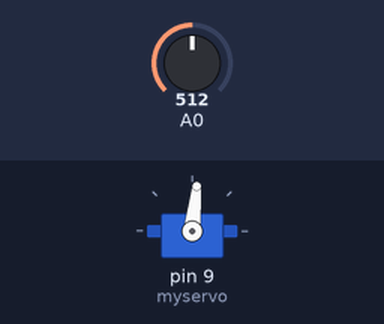
A sketch run on a simulated Arduino Uno, built with avr-gcc and run on an emulated ATmega328P. Parts: servo. The test bench sets the inputs (shaded band); at power-on: A0 = 512.

Above: at 1.2 s.
1.3 s: A0 set to 1023
At 2.5 s:
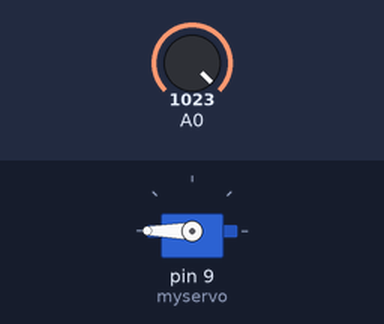
2.8 s: A0 set to 511
At 3.7 s:
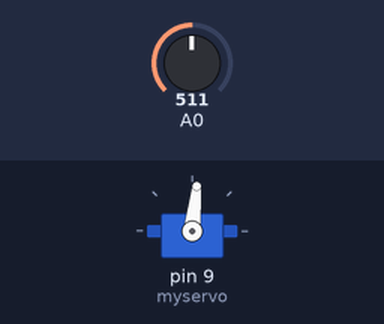
Timing chart, 0 to 5.8 s (numbered marks = the images above; inputs shaded):
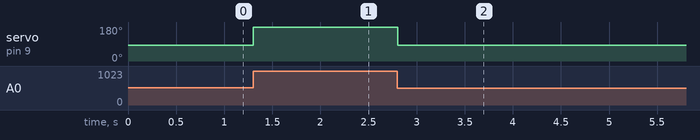

The sketch:

ArduinoProgramCode.ino
```cpp
/* READ ME
 * Timer Interrupt
 * See website explanation:
 * https://www.instructables.com/id/Arduino-Timer-Interrupts/
 */

// ================================================================
// ===           Libraries and global variable                  ===
// ================================================================
#include <Servo.h>      // arduino uses timer 1 for PWM interface
Servo myservo;          // create servo object to control a servo
#define FILTERSIZE 5

uint16_t data[FILTERSIZE];
boolean doFsrSample = false;    // activated by timer interrupt
boolean sendServoCmd = false;
uint16_t val = 5;


// ================================================================
// ===                          Setup                           ===
// ===============================================================
void setup() {
  Serial.begin(9600);
  myservo.attach(9);  // attaches the servo on pin 9 to the servo object

  cli();              // stop interrupts

  // TIMER 0 for interrupt frequency 320.5128205128205 Hz:
  TCCR0A = 0;         // set entire TCCR0A register to 0
  TCCR0B = 0;         // same for TCCR0B
  TCNT0  = 0;         // initialize counter value to 0

  // set compare match register for 2khz increments
  OCR0A = 194;        // = (16*10^6) / (2000*64) - 1 (must be <256)
  // turn on CTC mode
  TCCR0A |= (1 << WGM01);
  // Set CS02, CS01 and CS00 bits for 256 prescaler
  TCCR0B |= (1 << CS02) | (0 << CS01) | (0 << CS00);
  // enable timer compare interrupt
  TIMSK0 |= (1 << OCIE0A);

  sei();              // allow interrupts

}

// ================================================================
// ===                          Interrupt                       ===
// ================================================================

ISR(TIMER0_COMPA_vect){   //interrupt commands for TIMER 0 here
  doFsrSample = true;
}


// ================================================================
// ===                          Functions                       ===
// ================================================================

uint16_t voltageToMass(uint16_t value){
  float valueTemp = (float) value;
  valueTemp = (valueTemp/1023)*5;
  valueTemp = (6.652e-13)*exp(valueTemp * 7.029) + 20.56*exp(valueTemp*0.4484);
  return (uint16_t) valueTemp;
}

// ================================================================
// ===                          LOOP                            ===
// ================================================================

void loop() {
  if(doFsrSample){
    data[1] = voltageToMass( analogRead(A0) );
    sendServoCmd = true;
    doFsrSample = false;
  }

  if(sendServoCmd){
    // sets the servo position according to the scaled value;
    // scale it to use it with the servo (value between 0 and 180)
    myservo.write( map(data[1], 0, 1413, 80, 180)  );
    sendServoCmd = false;
  }
}
```

Measured:
- after the input at 1.3 s, servo on pin 9 (myservo): 84° → 180° at once
- after the input at 2.8 s, servo on pin 9 (myservo): 180° → 84° at once
